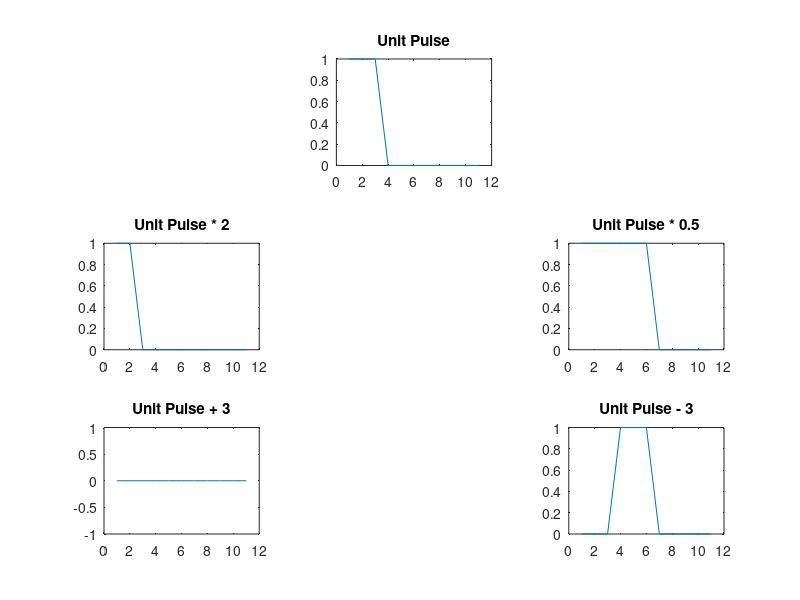

This figure's MATLAB source:
% Anonymous functions

pulse = @(t, T) (t>=0)-(t-T >= 0);
t = 0:1:10;
T = 3;

unit_pulse = pulse(t, T);
pulse_2 = pulse(2.*t, T);
pulse_3 = pulse(0.5.*t, T);
pulse_4 = pulse(t+3, T);
pulse_5 = pulse(t-3, T);

subplot(3,3,2)
plot(unit_pulse)
title('Unit Pulse')

subplot(3,3,4)
plot(pulse_2)
title('Unit Pulse * 2')

subplot(3,3,6)
plot(pulse_3)
title('Unit Pulse * 0.5')

subplot(3,3,7)
plot(pulse_4)
title('Unit Pulse + 3')

subplot(3,3,9)
plot(pulse_5)
title('Unit Pulse - 3')
